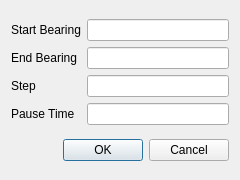
<?xml version="1.0" encoding="UTF-8"?>
<ui version="4.0">
 <class>SkyScanDialog</class>
 <widget class="QDialog" name="SkyScanDialog">
  <property name="geometry">
   <rect>
    <x>0</x>
    <y>0</y>
    <width>240</width>
    <height>180</height>
   </rect>
  </property>
  <property name="minimumSize">
   <size>
    <width>240</width>
    <height>180</height>
   </size>
  </property>
  <property name="windowTitle">
   <string>SkyScan Setup</string>
  </property>
  <layout class="QVBoxLayout" name="verticalLayout">
   <item>
    <layout class="QGridLayout" name="gridLayout">
     <item row="0" column="0">
      <widget class="QLabel" name="label">
       <property name="text">
        <string>Start Bearing</string>
       </property>
      </widget>
     </item>
     <item row="0" column="1">
      <widget class="QLineEdit" name="lineEdit"/>
     </item>
     <item row="1" column="0">
      <widget class="QLabel" name="label_2">
       <property name="text">
        <string>End Bearing</string>
       </property>
      </widget>
     </item>
     <item row="1" column="1">
      <widget class="QLineEdit" name="lineEdit_2"/>
     </item>
     <item row="2" column="0">
      <widget class="QLabel" name="label_3">
       <property name="text">
        <string>Step</string>
       </property>
      </widget>
     </item>
     <item row="2" column="1">
      <widget class="QLineEdit" name="lineEdit_3"/>
     </item>
     <item row="3" column="0">
      <widget class="QLabel" name="label_4">
       <property name="text">
        <string>Pause Time</string>
       </property>
      </widget>
     </item>
     <item row="3" column="1">
      <widget class="QLineEdit" name="lineEdit_4"/>
     </item>
    </layout>
   </item>
   <item>
    <widget class="QDialogButtonBox" name="buttonBox">
     <property name="orientation">
      <enum>Qt::Horizontal</enum>
     </property>
     <property name="standardButtons">
      <set>QDialogButtonBox::Cancel|QDialogButtonBox::Ok</set>
     </property>
    </widget>
   </item>
  </layout>
 </widget>
 <resources/>
 <connections>
  <connection>
   <sender>buttonBox</sender>
   <signal>accepted()</signal>
   <receiver>SkyScanDialog</receiver>
   <slot>accept()</slot>
   <hints>
    <hint type="sourcelabel">
     <x>248</x>
     <y>254</y>
    </hint>
    <hint type="destinationlabel">
     <x>157</x>
     <y>274</y>
    </hint>
   </hints>
  </connection>
  <connection>
   <sender>buttonBox</sender>
   <signal>rejected()</signal>
   <receiver>SkyScanDialog</receiver>
   <slot>reject()</slot>
   <hints>
    <hint type="sourcelabel">
     <x>316</x>
     <y>260</y>
    </hint>
    <hint type="destinationlabel">
     <x>286</x>
     <y>274</y>
    </hint>
   </hints>
  </connection>
 </connections>
</ui>
